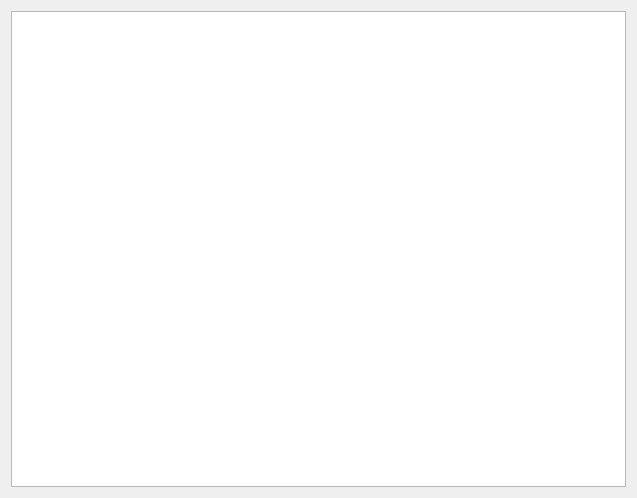
<?xml version="1.0" encoding="UTF-8"?>
<ui version="4.0">
 <class>FormDev</class>
 <widget class="QWidget" name="FormDev">
  <property name="geometry">
   <rect>
    <x>0</x>
    <y>0</y>
    <width>637</width>
    <height>498</height>
   </rect>
  </property>
  <property name="windowTitle">
   <string>Form</string>
  </property>
  <layout class="QVBoxLayout" name="verticalLayout">
   <item>
    <widget class="DbViewer" name="tableViewDev"/>
   </item>
  </layout>
 </widget>
 <customwidgets>
  <customwidget>
   <class>DbViewer</class>
   <extends>QTableView</extends>
   <header>db/dbviewer.h</header>
  </customwidget>
 </customwidgets>
 <resources/>
 <connections/>
</ui>
